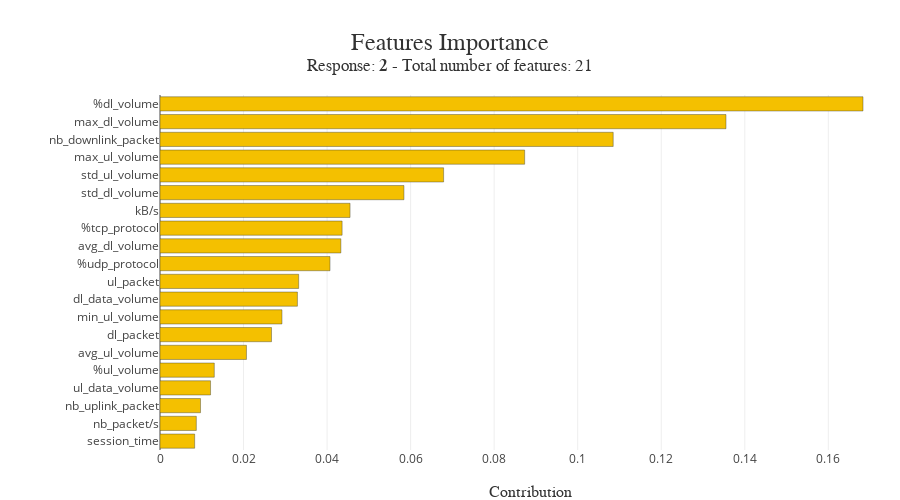

The code cell stored with this chart in its notebook:
### Code cell
xpl.plot.features_importance()

### Figure 1 — Plotly figure (JSON) as saved in the notebook; plotly's stock layout.template omitted (floating-point values rounded to 4 significant figures)
{"data": [{"customdata": ["session_time", "nb_packet/s", "nb_uplink_packet", "ul_data_volume", "%ul_volume", "avg_ul_volume", "dl_packet", "min_ul_volume", "dl_data_volume", "ul_packet", "%udp_protocol", "avg_dl_volume", "%tcp_protocol", "kB/s", "std_dl_volume", "std_ul_volume", "max_ul_volume", "nb_downlink_packet", "max_dl_volume", "%dl_volume"], "hovertemplate": "Feature: %{customdata}<br />Contribution: %{x:.4f}<extra></extra>", "marker": {"color": ["rgba(244, 192, 0, 1.0)", "rgba(244, 192, 0, 1.0)", "rgba(244, 192, 0, 1.0)", "rgba(244, 192, 0, 1.0)", "rgba(244, 192, 0, 1.0)", "rgba(244, 192, 0, 1.0)", "rgba(244, 192, 0, 1.0)", "rgba(244, 192, 0, 1.0)", "rgba(244, 192, 0, 1.0)", "rgba(244, 192, 0, 1.0)", "rgba(244, 192, 0, 1.0)", "rgba(244, 192, 0, 1.0)", "rgba(244, 192, 0, 1.0)", "rgba(244, 192, 0, 1.0)", "rgba(244, 192, 0, 1.0)", "rgba(244, 192, 0, 1.0)", "rgba(244, 192, 0, 1.0)", "rgba(244, 192, 0, 1.0)", "rgba(244, 192, 0, 1.0)", "rgba(244, 192, 0, 1.0)"], "line": {"color": "rgba(52, 55, 54, 0.8)", "width": 0.5}}, "name": "Global", "orientation": "h", "type": "bar", "x": [0.0083, 0.0087, 0.0097, 0.0121, 0.013, 0.0207, 0.0267, 0.0292, 0.0329, 0.0332, 0.0407, 0.0433, 0.0436, 0.0455, 0.0584, 0.0679, 0.0873, 0.1085, 0.1355, 0.1683], "y": ["session_time", "nb_packet/s", "nb_uplink_packet", "ul_data_volume", "%ul_volume", "avg_ul_volume", "dl_packet", "min_ul_volume", "dl_data_volume", "ul_packet", "%udp_protocol", "avg_dl_volume", "%tcp_protocol", "kB/s", "std_dl_volume", "std_ul_volume", "max_ul_volume", "nb_downlink_packet", "max_dl_volume", "%dl_volume"]}], "layout": {"autosize": false, "barmode": "group", "height": 500, "hovermode": "closest", "margin": {"b": 50, "l": 160, "r": 0, "t": 95}, "title": {"font": {"color": "rgb(50, 50, 50)", "family": "Arial", "size": 24}, "text": "Features Importance<br><sup>Response: <b>2</b> - Total number of features: 21</sup>", "x": 0.5, "xanchor": "center", "y": 0.9, "yanchor": "middle"}, "width": 900, "xaxis": {"title": {"font": {"color": "rgb(50, 50, 50)", "family": "Arial Black", "size": 16}, "text": "Contribution"}}, "yaxis": {"automargin": true, "dtick": 1, "tickmode": "array", "ticktext": ["session_time", "nb_packet/s", "nb_uplink_packet", "ul_data_volume", "%ul_volume", "avg_ul_volume", "dl_packet", "min_ul_volume", "dl_data_volume", "ul_packet", "%udp_protocol", "avg_dl_volume", "%tcp_protocol", "kB/s", "std_dl_volume", "std_ul_volume", "max_ul_volume", "nb_downlink_packet", "max_dl_volume", "%dl_volume"], "tickvals": ["session_time", "nb_packet/s", "nb_uplink_packet", "ul_data_volume", "%ul_volume", "avg_ul_volume", "dl_packet", "min_ul_volume", "dl_data_volume", "ul_packet", "%udp_protocol", "avg_dl_volume", "%tcp_protocol", "kB/s", "std_dl_volume", "std_ul_volume", "max_ul_volume", "nb_downlink_packet", "max_dl_volume", "%dl_volume"], "title": {"font": {"color": "rgb(50, 50, 50)", "family": "Arial Black", "size": 16}}}}}
